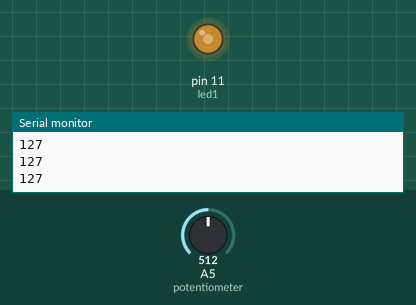
Simulated run of this sketch. Board: Arduino Uno, built with avr-gcc and run on an emulated ATmega328P. On the bench: output pins drawn as LEDs (lit = HIGH), the last lines printed to the serial monitor. Inputs (shaded band) come from the test bench; at power-on: A5 (potentiometer) = 512.

Above: at 1.2 s.
1.3 s: A5 (potentiometer) set to 716
At 1.7 s:
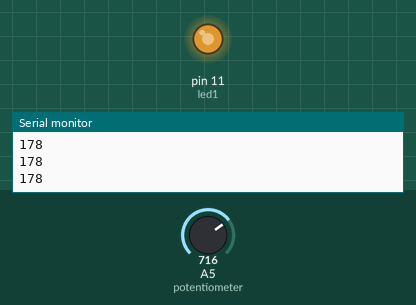
2.8 s: A5 (potentiometer) set to 900
At 3.2 s:
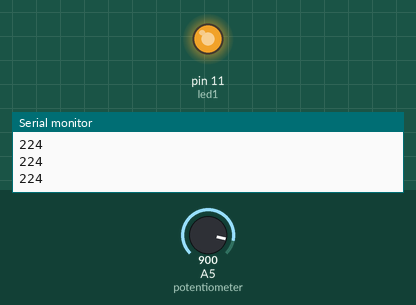
4.3 s: A5 (potentiometer) set to 122
At 4.7 s:
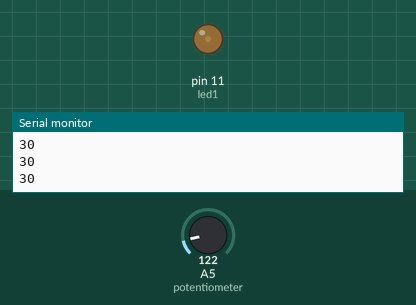
5.8 s: A5 (potentiometer) set to 0
At 6.2 s:
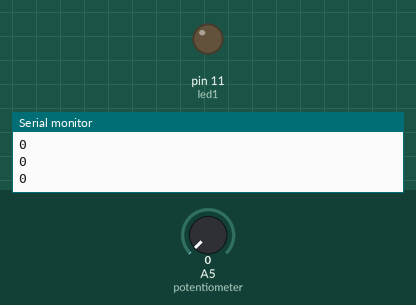
7.3 s: A5 (potentiometer) set to 511
At 7.6 s:
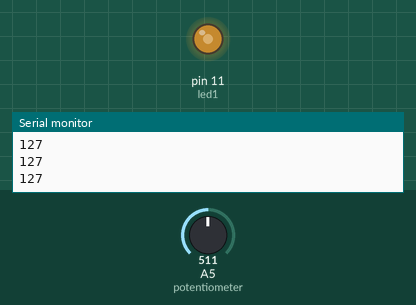
Timing chart, 0 to 9.8 s (numbered marks = the images above; inputs shaded):
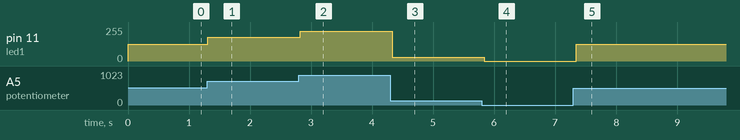

The sketch:

manip5.ino
```cpp
#define potentiometer A5
#define led1 11

unsigned int potentiometerValue;
unsigned int brightness;

void setup() {
    pinMode(potentiometer, INPUT);
    pinMode(led1, OUTPUT);
    Serial.begin(9600);
}

void loop() {
    potentiometerValue = analogRead(potentiometer);
    brightness = map(potentiometerValue, 0, 1023, 0, 255);
    Serial.println(brightness);
    analogWrite(led1, brightness);

    delay(50);
}
```

Measured:
- after the input at 1.3 s, pin 11 (led1): 127/255 → 178/255 at once
- after the input at 2.8 s, pin 11 (led1): 178/255 → 224/255 at once
- after the input at 4.3 s, pin 11 (led1): 224/255 → 30/255 at once
- after the input at 5.8 s, pin 11 (led1): 30/255 → 0/255 at once
- after the input at 7.3 s, pin 11 (led1): 0/255 → 127/255 after 0.05 s
